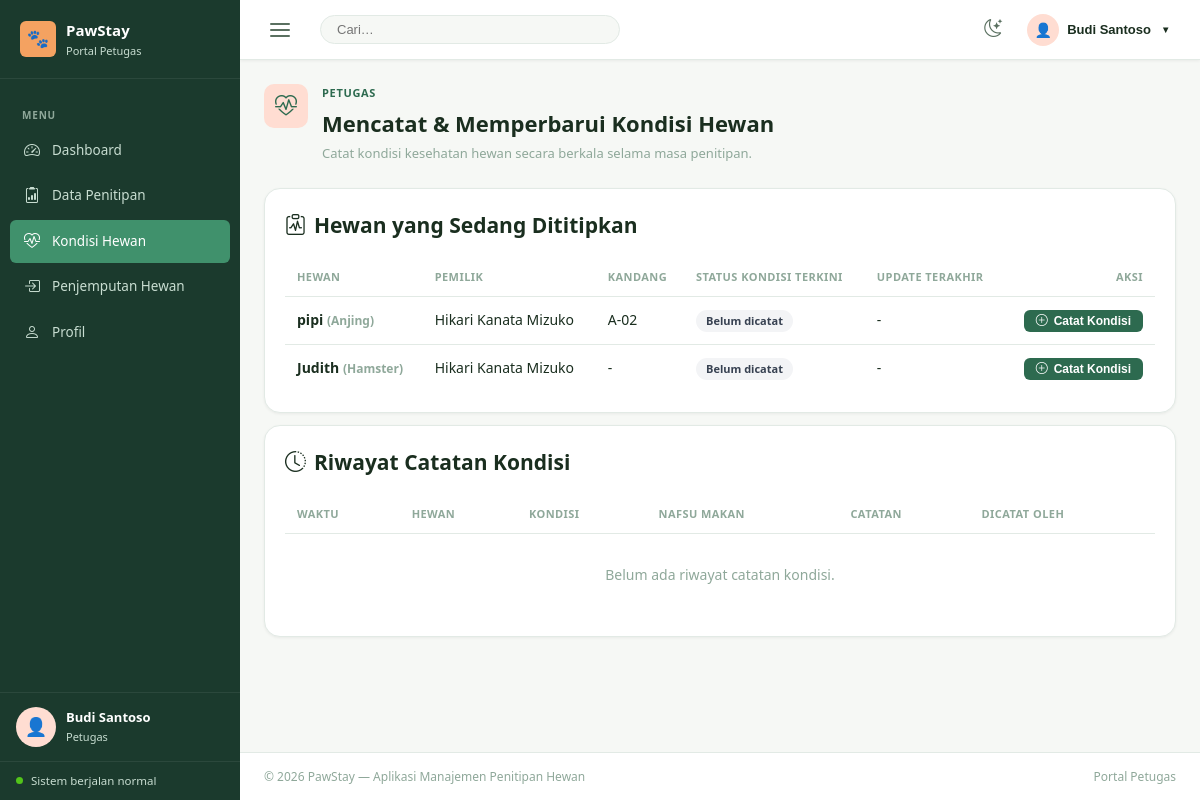
Screenshot of /pawstay/petugas-kondisi.php (signed in) with the database file from the repository.
### tables this page shows
CREATE TABLE `penitipan` (
  `id_penitipan` int(10) UNSIGNED NOT NULL,
  `id_hewan` int(10) UNSIGNED NOT NULL,
  `id_petugas` int(10) UNSIGNED DEFAULT NULL,
  `tanggal_masuk` date NOT NULL,
  `tanggal_keluar` date DEFAULT NULL,
  `kandang` varchar(20) DEFAULT NULL,
  `status` enum('Menunggu Verifikasi','Aktif','Selesai','Batal') NOT NULL DEFAULT 'Menunggu Verifikasi',
  `catatan` text DEFAULT NULL,
  `terverifikasi_at` datetime DEFAULT NULL,
  `created_at` datetime NOT NULL DEFAULT current_timestamp(),
  `updated_at` datetime NOT NULL DEFAULT current_timestamp() ON UPDATE current_timestamp()
);

CREATE TABLE `hewan` (
  `id_hewan` int(10) UNSIGNED NOT NULL,
  `id_pemilik` int(10) UNSIGNED NOT NULL,
  `nama_hewan` varchar(100) NOT NULL,
  `jenis_hewan` varchar(50) NOT NULL,
  `ras` varchar(100) DEFAULT NULL,
  `umur` int(11) DEFAULT NULL,
  `berat` decimal(5,2) DEFAULT NULL,
  `keterangan` text DEFAULT NULL,
  `foto` varchar(255) DEFAULT NULL,
  `created_at` datetime NOT NULL DEFAULT current_timestamp(),
  `updated_at` datetime NOT NULL DEFAULT current_timestamp() ON UPDATE current_timestamp()
);

CREATE TABLE `pemilik` (
  `id_pemilik` int(10) UNSIGNED NOT NULL,
  `nama_pemilik` varchar(100) NOT NULL,
  `username` varchar(50) NOT NULL,
  `password` varchar(255) NOT NULL,
  `email` varchar(100) NOT NULL,
  `no_telepon` varchar(20) DEFAULT NULL,
  `no_hp` varchar(20) NOT NULL,
  `alamat` text DEFAULT NULL,
  `foto` varchar(255) DEFAULT NULL,
  `created_at` datetime NOT NULL DEFAULT current_timestamp(),
  `updated_at` datetime NOT NULL DEFAULT current_timestamp() ON UPDATE current_timestamp()
);

### pawstay/koneksi.php (called while the page is built, shortened)
<?php
try {
    $dsn = sprintf(
        'mysql:host=%s;dbname=%s;charset=%s',
        DB_HOST, DB_NAME, DB_CHARSET
    );
    $pdo = new PDO($dsn, DB_USER, DB_PASS, [
        PDO::ATTR_ERRMODE            => PDO::ERRMODE_EXCEPTION,
        PDO::ATTR_DEFAULT_FETCH_MODE => PDO::FETCH_ASSOC,
        PDO::ATTR_EMULATE_PREPARES   => false,
    ]);
} catch (PDOException $e) {
    http_response_code(500);
    die(json_encode([
        'status'  => 'error',
        'message' => 'Koneksi database gagal. Silakan hubungi administrator.',
        'detail'  => (ini_get('display_errors') ? $e->getMessage() : null),
    ]));
}
function dbFetchAll(string $sql, array $params = []): array
{
    global $pdo;
    $stmt = $pdo->prepare($sql);
    $stmt->execute($params);
    return $stmt->fetchAll();
}

### pawstay/petugas-kondisi.php (the view, shortened to what this page needs)
<?php
require_once 'koneksi.php';
$titipanAktif = dbFetchAll("
  SELECT pt.id_penitipan, pt.kandang, pt.tanggal_masuk, pt.tanggal_keluar,
         h.nama_hewan, h.jenis_hewan, h.ras,
         pm.nama_pemilik,
         k.kondisi AS kondisi_terakhir, k.nafsu_makan AS nafsu_terakhir, k.tanggal_catat AS tanggal_kondisi_terakhir
  FROM penitipan pt
  JOIN hewan h ON h.id_hewan = pt.id_hewan
  JOIN pemilik pm ON pm.id_pemilik = h.id_pemilik
  LEFT JOIN kondisi_hewan k ON k.id_kondisi = (
    SELECT id_kondisi FROM kondisi_hewan WHERE id_penitipan = pt.id_penitipan ORDER BY tanggal_catat DESC LIMIT 1
  )
  WHERE pt.status = 'Aktif'
  ORDER BY pt.id_penitipan DESC
");
$riwayatKondisi = dbFetchAll("
  SELECT k.*, h.nama_hewan, h.jenis_hewan, pg.nama_petugas
  FROM kondisi_hewan k
  JOIN penitipan pt ON pt.id_penitipan = k.id_penitipan
  JOIN hewan h ON h.id_hewan = pt.id_hewan
  JOIN petugas pg ON pg.id_petugas = k.id_petugas
  ORDER BY k.tanggal_catat DESC
  LIMIT 20
");
$kondisiBadge = [
  'Sehat'                   => 'badge-success',
  'Kurang Sehat'             => 'badge-warning',
  'Sakit'                    => 'badge-danger',
  'Perlu Perhatian Khusus'   => 'badge-danger',
];
?>
<!DOCTYPE html>
<html lang="id" data-theme="light">
<head>
  <link rel="stylesheet" href="https://cdn.jsdelivr.net/npm/bootstrap-icons@1.11.3/font/bootstrap-icons.min.css">
  <link rel="stylesheet" href="style.css">
</head>
<body>
<?php include 'partials/petugas-header.php'; ?>
      <div class="page-heading">
        <div class="page-heading-copy">
          <span class="page-icon"><i class="bi bi-heart-pulse"></i></span>
          <div>
            <p class="eyebrow mb-1">Petugas</p>
            <h1 style="font-size:22px;font-weight:700;margin-bottom:2px">Mencatat &amp; Memperbarui Kondisi Hewan</h1>
            <p class="text-muted mb-0" style="font-size:13px">Catat kondisi kesehatan hewan secara berkala selama masa penitipan.</p>
          </div>
        </div>
      </div>
      <div class="panel mb-3">
        <div class="panel-header">
          <h2 class="section-title h5 mb-0"><i class="bi bi-clipboard-pulse"></i> Hewan yang Sedang Dititipkan</h2>
        </div>
        <div class="table-responsive">
          <table>
            <thead>
              <tr><th>Hewan</th><th>Pemilik</th><th>Kandang</th><th>Status Kondisi Terkini</th><th>Update Terakhir</th><th class="text-end">Aksi</th></tr>
            </thead>
            <tbody>
              <?php if (count($titipanAktif) === 0): ?>
              <tr><td colspan="6" style="text-align:center;padding:30px;color:var(--text-muted);">Tidak ada titipan aktif saat ini.</td></tr>
              <?php else: foreach ($titipanAktif as $t):
                $badge = $kondisiBadge[$t['kondisi_terakhir']] ?? 'badge-secondary';
              ?>
              <tr>
                <td class="fw-semibold"><?= htmlspecialchars($t['nama_hewan']) ?> <span class="text-muted small">(<?= htmlspecialchars($t['jenis_hewan']) ?>)</span></td>
                <td><?= htmlspecialchars($t['nama_pemilik']) ?></td>
                <td><?= htmlspecialchars($t['kandang'] ?? '-') ?></td>
                <td>
                  <?php if ($t['kondisi_terakhir']): ?>
                    <span class="badge <?= $badge ?>"><?= htmlspecialchars($t['kondisi_terakhir']) ?></span>
                    <span class="text-muted small d-block">Nafsu makan: <?= htmlspecialchars($t['nafsu_terakhir']) ?></span>
                  <?php else: ?>
                    <span class="badge badge-secondary">Belum dicatat</span>
                  <?php endif; ?>
                </td>
                <td><?= $t['tanggal_kondisi_terakhir'] ? date('d M Y H:i', strtotime($t['tanggal_kondisi_terakhir'])) : '-' ?></td>
                <td class="text-end">
                  <button type="button" class="btn btn-primary btn-sm" data-bs-toggle="modal" data-bs-target="#modalCatat<?= $t['id_penitipan'] ?>">
                    <i class="bi bi-plus-circle"></i> Catat Kondisi
                  </button>
                </td>
              </tr>
              <?php endforeach; endif; ?>
            </tbody>
          </table>
        </div>
      </div>
      <div class="panel">
        <div class="panel-header">
          <h2 class="section-title h5 mb-0"><i class="bi bi-clock-history"></i> Riwayat Catatan Kondisi</h2>
        </div>
        <div class="table-responsive">
          <table>
            <thead>
              <tr><th>Waktu</th><th>Hewan</th><th>Kondisi</th><th>Nafsu Makan</th><th>Catatan</th><th>Dicatat Oleh</th></tr>
            </thead>
            <tbody>
              <?php if (count($riwayatKondisi) === 0): ?>
              <tr><td colspan="6" style="text-align:center;padding:30px;color:var(--text-muted);">Belum ada riwayat catatan kondisi.</td></tr>
              <?php else: foreach ($riwayatKondisi as $r):
                $badge = $kondisiBadge[$r['kondisi']] ?? 'badge-secondary';
              ?>
              <tr>
                <td><?= date('d M Y H:i', strtotime($r['tanggal_catat'])) ?></td>
                <td class="fw-semibold"><?= htmlspecialchars($r['nama_hewan']) ?> <span class="text-muted small">(<?= htmlspecialchars($r['jenis_hewan']) ?>)</span></td>
                <td><span class="badge <?= $badge ?>"><?= htmlspecialchars($r['kondisi']) ?></span></td>
                <td><?= htmlspecialchars($r['nafsu_makan']) ?></td>
                <td><?= htmlspecialchars($r['catatan'] ?? '-') ?></td>
                <td><?= htmlspecialchars($r['nama_petugas']) ?></td>
              </tr>
              <?php endforeach; endif; ?>
            </tbody>
          </table>
        </div>
      </div>
<?php include 'partials/petugas-footer.php'; ?>

### pawstay/style.css (style rules this page uses)
:root { --brand-primary: #2D6A4F; --brand-primary-light: #40916C; --brand-accent: #F4A261; --brand-accent-light: #FFDDD2; --bg-body: #F6F8F5; --bg-surface: #FFFFFF; --bg-sidebar: #1B3A2D; --bg-sidebar-hover: #2D6A4F; --bg-sidebar-active: #40916C; --text-primary: #1A2E1F; --text-secondary: #5A7060; --text-muted: #8FA89A; --text-sidebar: #C8DDD1; --text-sidebar-active: #FFFFFF; --border-color: #E2EAE5; --radius-sm: 6px; --radius-md: 10px; --radius-lg: 16px; --shadow-sm: 0 1px 3px rgba(0,0,0,.06); --shadow-md: 0 4px 16px rgba(0,0,0,.08); --sidebar-w: 240px; --navbar-h: 60px; --success: #2D6A4F; --warning: #F4A261; --danger: #E63946; --info: #457B9D; }
*, *::before, *::after { box-sizing: border-box; margin: 0; padding: 0; }
body { font-family: 'Segoe UI', system-ui, sans-serif; background: var(--bg-body); color: var(--text-primary); font-size: 14px; line-height: 1.6; }
.page-heading { display: flex; align-items: flex-start; justify-content: space-between; flex-wrap: wrap; gap: 12px; margin-bottom: 24px; }
.page-heading-copy { display: flex; align-items: flex-start; gap: 14px; }
.page-icon { width: 44px; height: 44px; background: var(--brand-accent-light); border-radius: var(--radius-md); display: flex; align-items: center; justify-content: center; font-size: 22px; flex-shrink: 0; color: var(--brand-primary); }
.eyebrow { font-size: 11px; font-weight: 700; text-transform: uppercase; letter-spacing: .06em; color: var(--brand-primary); }
.panel { background: var(--bg-surface); border: 1px solid var(--border-color); border-radius: var(--radius-lg); padding: 20px; box-shadow: var(--shadow-sm); }
.panel-header { display: flex; align-items: flex-start; justify-content: space-between; gap: 12px; margin-bottom: 16px; flex-wrap: wrap; }
.section-title { display: flex; align-items: center; gap: 8px; color: var(--text-primary); font-weight: 600; }
.mb-0 { margin-bottom: 0; }
.mb-1 { margin-bottom: 4px; }
.mb-3 { margin-bottom: 12px; }
.text-end { text-align: right; }
.text-muted { color: var(--text-muted) !important; }
.fw-semibold { font-weight: 600; }
.small { font-size: 12px; }
.badge { display: inline-block; padding: 2px 10px; border-radius: 20px; font-size: 11px; font-weight: 700; }
.badge-secondary { background: #F3F4F6; color: #374151; }
.btn { display: inline-flex; align-items: center; gap: 6px; padding: 7px 16px; border-radius: var(--radius-sm); border: none; cursor: pointer; font-size: 13px; font-weight: 600; transition: opacity .15s, background .15s; }
.btn-primary { background: var(--brand-primary); color: #fff; }
.btn-sm { padding: 4px 12px; font-size: 12px; }
table { width: 100%; border-collapse: collapse; }
thead th { padding: 10px 12px; font-size: 11px; font-weight: 700; text-transform: uppercase; letter-spacing: .04em; color: var(--text-muted); border-bottom: 1px solid var(--border-color); text-align: left; }
tbody td { padding: 12px; border-bottom: 1px solid var(--border-color); vertical-align: middle; }
tbody tr:last-child td { border-bottom: none; }
.table-responsive { overflow-x: auto; }

### rows the page displays
penitipan: id_hewan.nama_hewan "pipi", id_hewan.jenis_hewan "Anjing", pemilik.nama_pemilik "Hikari Kanata Mizuko", kandang "A-02"
penitipan: id_hewan.nama_hewan "Judith", id_hewan.jenis_hewan "Hamster", pemilik.nama_pemilik "Hikari Kanata Mizuko", kandang "-"

### other values shown
$namaPetugas "Budi Santoso"
